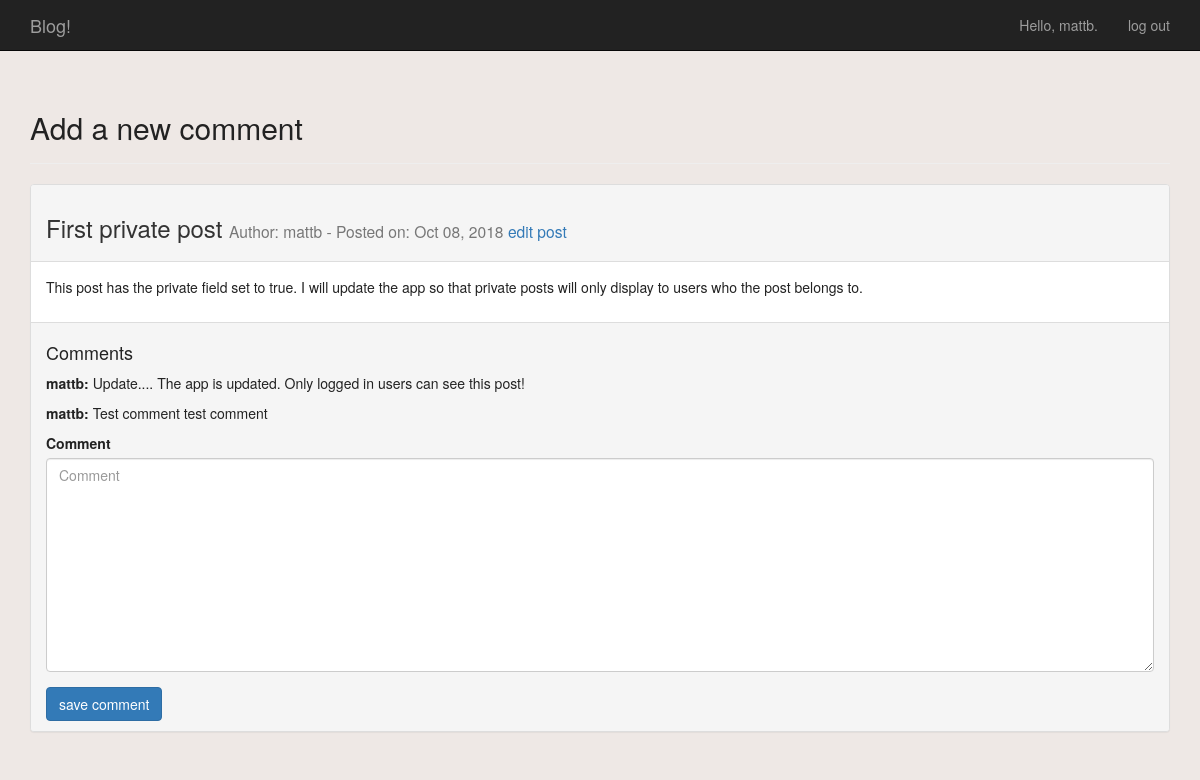
The page /7/new_comment (signed in) on the database as committed earlier.
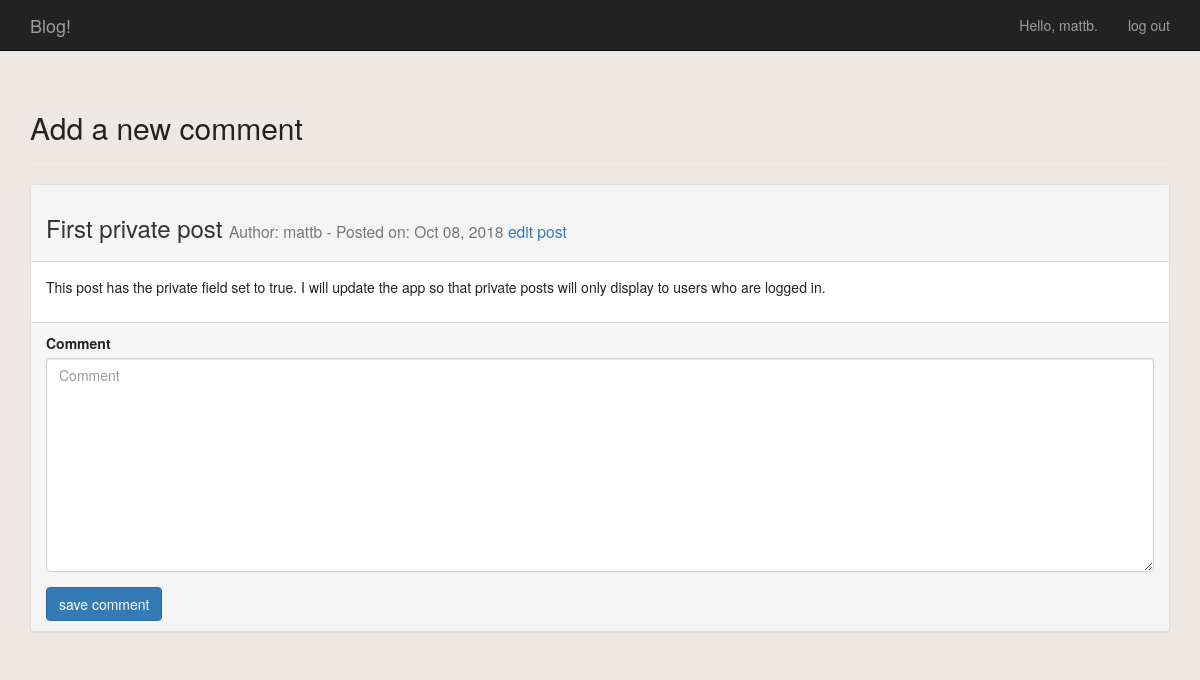
The same page on the database as committed later.
### blog/models.py (models this page shows)
class Post(models.Model):
	title = models.CharField(max_length=255)
	content = models.TextField()
	posted_on = models.DateTimeField(auto_now_add=True)
	author = models.ForeignKey(User, on_delete=models.CASCADE)
	private = models.BooleanField(default=False)
	def __str__(self):
		return self.title

class Comment(models.Model):
	content = models.TextField()
	posted_on = models.DateTimeField(auto_now_add=True)
	author = models.ForeignKey(User, on_delete=models.CASCADE)
	post = models.ForeignKey('Post', on_delete=models.CASCADE, related_name='comments')
	def __str__(self):
		return self.content

### blog/views.py (the view, shortened to what this page needs)
# urls.py: path('<post_id>/new_comment', views.new_comment, name='new_comment'),
@login_required
def new_comment(request, post_id):
	post = Post.objects.get(id=post_id)
	if request.method != 'POST':
		form = CommentForm()
	context = {'post': post, 'form': form}
	return render(request, 'blog/new_comment.html', context)

### blog/forms.py
class CommentForm(forms.ModelForm):
	class Meta:
		model = Comment
		fields = ['content']
		labels = {
			'content': 'Comment',
			}
		widgets = {
			'content': forms.Textarea(attrs={'cols': 80}),
			}

### blog/templates/blog/new_comment.html (shortened to what this page needs)
{% extends 'blog/base.html' %}
{% load bootstrap3 %}
{% block header %}
  <h2>Add a new comment</h2>
{% endblock header %}
{% block content %}
  <div class="panel panel-default">
    <div class="panel-heading">
	  <h3>
		{{ post }}
		<small>
		  Author: {{ post.author }} - Posted on: {{ post.posted_on|date:'M d, Y' }} <a href="{% url 'blog:edit_post' post.id %}">edit post</a>
		</small>
	  </h3>
	</div>
	<div class="panel-body">
	  {{ post.content|linebreaks }}
	</div>
	<div class="panel-footer">
	  {% if post.comments.count > 0 %}
		<h4>Comments</h4>
	    {% for comment in post.comments.all %}
		  <p><strong>{{ comment.author }}:</strong> {{ comment }}</p>
	    {% endfor %}
	  {% endif %}
      <form action="{% url 'blog:new_comment' post.id %}" method='post' class="form">
	    {% bootstrap_form form %}
	    {% buttons %}
	      <button name="submit" class="btn btn-primary">save comment</button>
	    {% endbuttons %}
      </form>
 	</div>
   </div>
{% endblock content %}

Rows that differ between the two databases and show on the page:
no longer on this page (row edited): Comment: author "mattb", content "Update.... The app is updated. Only logged in users can see this post!"
no longer on this page (row edited): Comment: author "mattb", content "Test comment test comment"
changed Post "First private post": content "This post has the private field set to true. I will update the app so that private posts will only display to users who the post belongs to." → "This post has the private field set to true. I will update the app so that private posts will only display to users who are logged in."
Other text that changed with them:
text no longer shown: "Comments"
